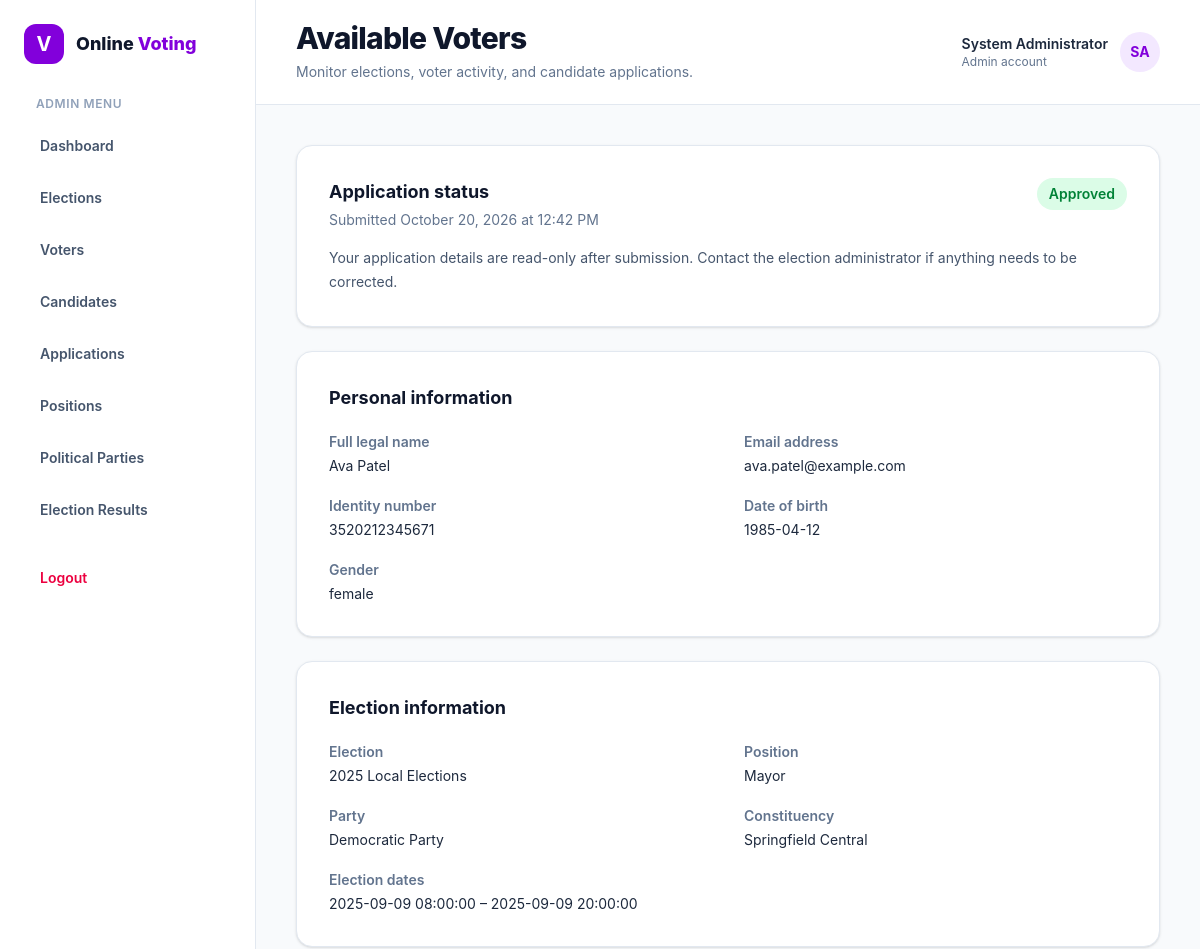
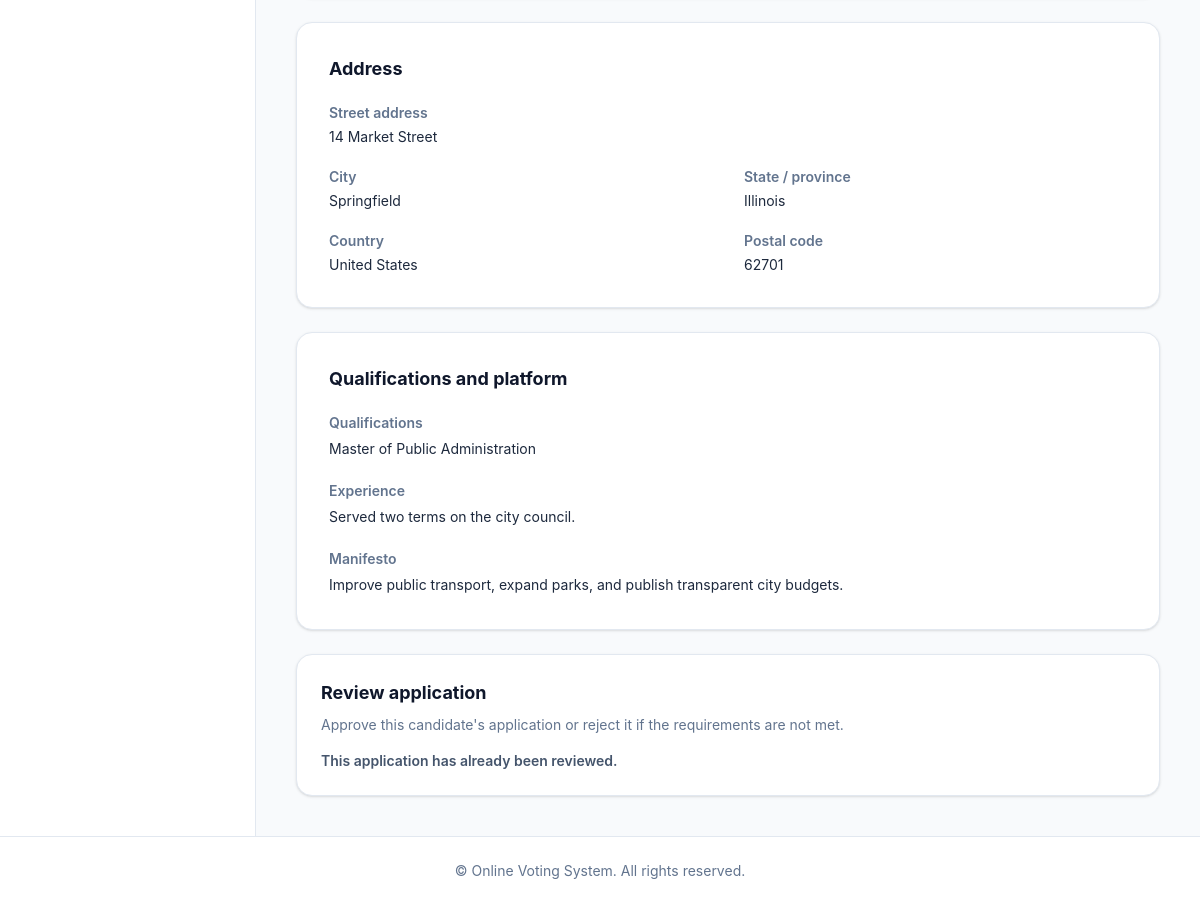
The page /views/admin/application_details.php?candidate=1 (signed in) on the database its author committed (2 pictures, top to bottom).
### tables this page shows
CREATE TABLE applications (
    id INT AUTO_INCREMENT PRIMARY KEY,
    user_id INT NOT NULL,
    address VARCHAR(255) NOT NULL,
    city VARCHAR(100) NOT NULL,
    state VARCHAR(100) NOT NULL,
    country VARCHAR(100) NOT NULL,
    postal_code VARCHAR(20) NOT NULL,
    election_id INT NOT NULL,
    position_id INT NOT NULL,
    constituency_area VARCHAR(100) NOT NULL,
    party_id INT DEFAULT NULL,
    qualifications TEXT NOT NULL,
    experience TEXT NOT NULL,
    manifesto TEXT NOT NULL,
    certificates VARCHAR(255) DEFAULT NULL,
    status ENUM('pending', 'approved', 'rejected') NOT NULL DEFAULT 'pending',
    created_at TIMESTAMP DEFAULT CURRENT_TIMESTAMP,
    updated_at TIMESTAMP DEFAULT CURRENT_TIMESTAMP ON UPDATE CURRENT_TIMESTAMP,
    FOREIGN KEY (user_id) REFERENCES users(id) ON DELETE CASCADE,
    FOREIGN KEY (election_id) REFERENCES elections(id) ON DELETE CASCADE,
    FOREIGN KEY (position_id) REFERENCES positions(id) ON DELETE CASCADE,
    FOREIGN KEY (party_id) REFERENCES parties(id) ON DELETE SET NULL,
    UNIQUE (user_id, election_id, position_id)
);

CREATE TABLE users (
    id INT AUTO_INCREMENT PRIMARY KEY,
    name VARCHAR(50) NOT NULL,
    email VARCHAR(100) NOT NULL UNIQUE,
    identity_type VARCHAR(20) NOT NULL,
    identity_number VARCHAR(20) NOT NULL UNIQUE,
    dob DATE NOT NULL,
    gender ENUM('male', 'female', 'other') NOT NULL,
    role ENUM('voter', 'candidate', 'admin') NOT NULL DEFAULT 'voter',
    status tinyint NOT NULL DEFAULT 1,
    password VARCHAR(255) NOT NULL,
    profile_picture VARCHAR(255) DEFAULT NULL,
    created_at TIMESTAMP DEFAULT CURRENT_TIMESTAMP,
    updated_at TIMESTAMP DEFAULT CURRENT_TIMESTAMP ON UPDATE CURRENT_TIMESTAMP
);

CREATE TABLE elections (
    id INT AUTO_INCREMENT PRIMARY KEY,
    title VARCHAR(100) NOT NULL UNIQUE,
    description TEXT NOT NULL,
    start_date DATETIME NOT NULL,
    end_date DATETIME NOT NULL,
    status ENUM('upcoming', 'ongoing', 'completed') NOT NULL DEFAULT 'upcoming',
    created_at TIMESTAMP DEFAULT CURRENT_TIMESTAMP,
    updated_at TIMESTAMP DEFAULT CURRENT_TIMESTAMP ON UPDATE CURRENT_TIMESTAMP
);

CREATE TABLE positions (
    id INT AUTO_INCREMENT PRIMARY KEY,
    title VARCHAR(100) NOT NULL UNIQUE,
    description TEXT NOT NULL,
    created_at TIMESTAMP DEFAULT CURRENT_TIMESTAMP,
    updated_at TIMESTAMP DEFAULT CURRENT_TIMESTAMP ON UPDATE CURRENT_TIMESTAMP
);

CREATE TABLE parties (
    id INT AUTO_INCREMENT PRIMARY KEY,
    name VARCHAR(100) NOT NULL UNIQUE,
    description TEXT NOT NULL,
    symbol VARCHAR(255) DEFAULT NULL,
    created_at TIMESTAMP DEFAULT CURRENT_TIMESTAMP,
    updated_at TIMESTAMP DEFAULT CURRENT_TIMESTAMP ON UPDATE CURRENT_TIMESTAMP
);

### includes/shared/submitted_application.php (the view)
<?php
$detailsStmt = $pdo->prepare("
    SELECT
        applications.*,
        users.name AS candidate_name,
        users.email AS candidate_email,
        users.identity_number,
        users.dob,
        users.gender,
        elections.title AS election_name,
        elections.start_date AS election_start_date,
        elections.end_date AS election_end_date,
        positions.title AS position_name,
        parties.name AS party_name
    FROM applications
    INNER JOIN users ON applications.user_id = users.id
    LEFT JOIN elections ON applications.election_id = elections.id
    LEFT JOIN positions ON applications.position_id = positions.id
    LEFT JOIN parties ON applications.party_id = parties.id
    WHERE applications.id = ?
");
$detailsStmt->execute([$applicationCandidateId]);
$application = $detailsStmt->fetch(PDO::FETCH_ASSOC);
$escape = static fn($value): string => htmlspecialchars((string) ($value ?? 'Not provided'), ENT_QUOTES, 'UTF-8');
$status = $application['status'] ?? 'pending';
$statusStyles = [
    'pending' => 'bg-orange-100 text-orange-700',
    'approved' => 'bg-green-100 text-green-700',
    'rejected' => 'bg-red-100 text-red-700',
];
$statusClass = $statusStyles[$status] ?? 'bg-gray-100 text-gray-700';
$submittedAt = !empty($application['created_at'])
    ? date('F j, Y \a\t g:i A', strtotime($application['created_at']))
    : 'Not available';
?>
<div class="mx-auto max-w-5xl">
    <section class="mb-6 rounded-2xl border border-slate-200 bg-white p-6 shadow-sm sm:p-8">
        <div class="flex flex-wrap items-start justify-between gap-4">
            <div>
                <h2 class="text-lg font-bold text-slate-900">Application status</h2>
                <p class="mt-1 text-sm text-slate-500">Submitted <?= $escape($submittedAt) ?></p>
            </div>
            <span class="inline-flex rounded-full px-3 py-1.5 text-sm font-semibold <?= $statusClass ?>">
                <?= $escape(ucfirst($status)) ?>
            </span>
        </div>
        <p class="mt-4 text-sm leading-6 text-slate-600">
            Your application details are read-only after submission. Contact the election administrator if anything needs to be corrected.
        </p>
    </section>
    <div class="space-y-6">
        <section class="rounded-2xl border border-slate-200 bg-white p-6 shadow-sm sm:p-8">
            <h2 class="mb-5 text-lg font-bold text-slate-900">Personal information</h2>
            <dl class="grid gap-x-8 gap-y-5 sm:grid-cols-2">
                <div>
                    <dt class="text-sm font-semibold text-slate-500">Full legal name</dt>
                    <dd class="mt-1 text-sm text-slate-800"><?= $escape($application['candidate_name'] ?? null) ?></dd>
                </div>
                <div>
                    <dt class="text-sm font-semibold text-slate-500">Email address</dt>
                    <dd class="mt-1 text-sm text-slate-800"><?= $escape($application['candidate_email'] ?? null) ?></dd>
                </div>
                <div>
                    <dt class="text-sm font-semibold text-slate-500">Identity number</dt>
                    <dd class="mt-1 text-sm text-slate-800"><?= $escape($application['identity_number'] ?? null) ?></dd>
                </div>
                <div>
                    <dt class="text-sm font-semibold text-slate-500">Date of birth</dt>
                    <dd class="mt-1 text-sm text-slate-800"><?= $escape($application['dob'] ?? null) ?></dd>
                </div>
                <div>
                    <dt class="text-sm font-semibold text-slate-500">Gender</dt>
                    <dd class="mt-1 text-sm text-slate-800"><?= $escape($application['gender'] ?? null) ?></dd>
                </div>
            </dl>
        </section>
        <section class="rounded-2xl border border-slate-200 bg-white p-6 shadow-sm sm:p-8">
            <h2 class="mb-5 text-lg font-bold text-slate-900">Election information</h2>
            <dl class="grid gap-x-8 gap-y-5 sm:grid-cols-2">
                <div>
                    <dt class="text-sm font-semibold text-slate-500">Election</dt>
                    <dd class="mt-1 text-sm text-slate-800"><?= $escape($application['election_name'] ?? null) ?></dd>
                </div>
                <div>
                    <dt class="text-sm font-semibold text-slate-500">Position</dt>
                    <dd class="mt-1 text-sm text-slate-800"><?= $escape($application['position_name'] ?? null) ?></dd>
                </div>
                <div>
                    <dt class="text-sm font-semibold text-slate-500">Party</dt>
                    <dd class="mt-1 text-sm text-slate-800"><?= $escape($application['party_name'] ?? 'Independent / not specified') ?></dd>
                </div>
                <div>
                    <dt class="text-sm font-semibold text-slate-500">Constituency</dt>
                    <dd class="mt-1 text-sm text-slate-800"><?= $escape($application['constituency_area'] ?? null) ?></dd>
                </div>
                <?php if (!empty($application['election_start_date']) || !empty($application['election_end_date'])): ?>
                    <div class="sm:col-span-2">
                        <dt class="text-sm font-semibold text-slate-500">Election dates</dt>
                        <dd class="mt-1 text-sm text-slate-800">
                            <?= $escape($application['election_start_date'] ?? 'Not available') ?>
                            &ndash;
                            <?= $escape($application['election_end_date'] ?? 'Not available') ?>
                        </dd>
                    </div>
                <?php endif; ?>
            </dl>
        </section>
        <section class="rounded-2xl border border-slate-200 bg-white p-6 shadow-sm sm:p-8">
            <h2 class="mb-5 text-lg font-bold text-slate-900">Address</h2>
            <dl class="grid gap-x-8 gap-y-5 sm:grid-cols-2">
                <div class="sm:col-span-2">
                    <dt class="text-sm font-semibold text-slate-500">Street address</dt>
                    <dd class="mt-1 whitespace-pre-line text-sm text-slate-800"><?= $escape($application['address'] ?? null) ?></dd>
                </div>
                <div>
                    <dt class="text-sm font-semibold text-slate-500">City</dt>
                    <dd class="mt-1 text-sm text-slate-800"><?= $escape($application['city'] ?? null) ?></dd>
                </div>
                <div>
                    <dt class="text-sm font-semibold text-slate-500">State / province</dt>
                    <dd class="mt-1 text-sm text-slate-800"><?= $escape($application['state'] ?? null) ?></dd>
                </div>
                <div>
                    <dt class="text-sm font-semibold text-slate-500">Country</dt>
                    <dd class="mt-1 text-sm text-slate-800"><?= $escape($application['country'] ?? null) ?></dd>
                </div>
                <div>
                    <dt class="text-sm font-semibold text-slate-500">Postal code</dt>
                    <dd class="mt-1 text-sm text-slate-800"><?= $escape($application['postal_code'] ?? null) ?></dd>
                </div>
            </dl>
        </section>
        <section class="rounded-2xl border border-slate-200 bg-white p-6 shadow-sm sm:p-8">
            <h2 class="mb-5 text-lg font-bold text-slate-900">Qualifications and platform</h2>
            <dl class="space-y-5">
                <div>
                    <dt class="text-sm font-semibold text-slate-500">Qualifications</dt>
                    <dd class="mt-1 whitespace-pre-line text-sm leading-6 text-slate-800"><?= $escape($application['qualifications'] ?? null) ?></dd>
                </div>
                <div>
                    <dt class="text-sm font-semibold text-slate-500">Experience</dt>
                    <dd class="mt-1 whitespace-pre-line text-sm leading-6 text-slate-800"><?= $escape($application['experience'] ?? null) ?></dd>
                </div>
                <div>
                    <dt class="text-sm font-semibold text-slate-500">Manifesto</dt>
                    <dd class="mt-1 whitespace-pre-line text-sm leading-6 text-slate-800"><?= $escape($application['manifesto'] ?? null) ?></dd>
                </div>
            </dl>
        </section>
    </div>
    <?php if (!empty($showReviewActions)): ?>
        <section class="mt-6 rounded-2xl border border-slate-200 bg-white p-6 shadow-sm">
            <h2 class="text-lg font-bold text-slate-900">
                Review application
            </h2>
            <p class="mt-2 text-sm text-slate-500">
                Approve this candidate's application or reject it if
                the requirements are not met.
            </p>
            <?php if ($status === 'pending'): ?>
                <div class="mt-5 flex flex-wrap gap-3">
                    <a href="../../app/controllers/actions.php?candidate=<?= $applicationCandidateId ?>&approve=true"
                        class="rounded-lg bg-green-50 px-2.5 py-1.5 text-xs font-bold text-green-700">Approve</a>
                    <a href="../../app/controllers/actions.php?candidate=<?= $applicationCandidateId ?>&approve=false"
                        class="rounded-lg bg-red-50 px-2.5 py-1.5 text-xs font-bold text-red-700">Reject</a>
                </div>
            <?php else: ?>
                <p class="mt-4 text-sm font-semibold text-slate-600">
                    This application has already been reviewed.
                </p>
            <?php endif; ?>
        </section>
    <?php endif; ?>
</div>

### rows shown on the page
applications: created_at "October 20, 2026 at 12:42 PM", status "Approved", user.name "Ava Patel", user.email "ava.patel@example.com", user.identity_number "3520212345671", user.dob "1985-04-12", user.gender "female", election.title "2025 Local Elections", position.title "Mayor", party.name "Democratic Party", constituency_area "Springfield Central", election.start_date "2025-09-09 08:00:00", election.end_date "2025-09-09 20:00:00", address "14 Market Street", city "Springfield", state "Illinois", country "United States", postal_code "62701", qualifications "Master of Public Administration", experience "Served two terms on the city council.", manifesto "Improve public transport, expand parks, and publish transparent city budgets."

### other values the page prints
$portalLabel "ADMIN"
$item['label'] "Dashboard"
$item['label'] "Elections"
$item['label'] "Voters"
$item['label'] "Candidates"
$item['label'] "Applications"
$item['label'] "Positions"
$item['label'] "Political Parties"
$item['label'] "Election Results"
$pageTitle "Available Voters"
$pageDescription "Monitor elections, voter activity, and candidate applications."
$headerName "System Administrator"
$headerRole "Admin"
$headerInitials "SA"
